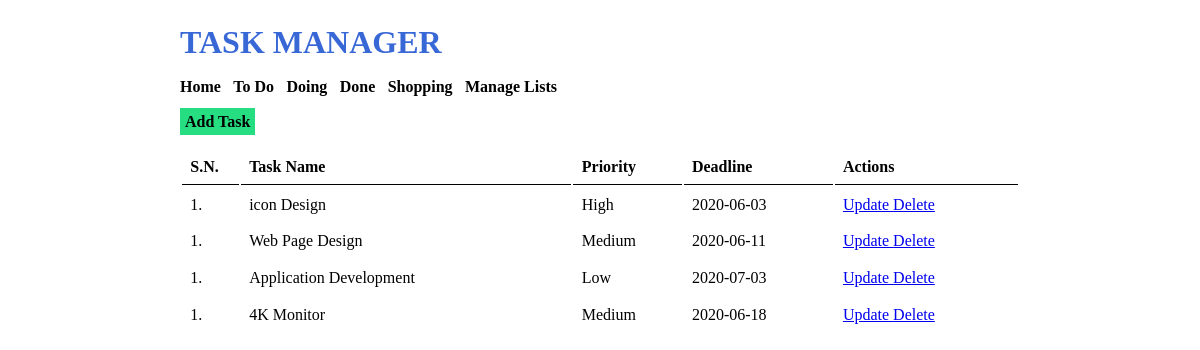
Page /list-task.php?list_id=1 on the committed database.
### tables this page shows
CREATE TABLE `tbl_lists` (
  `list_id` int(10) UNSIGNED NOT NULL,
  `list_name` varchar(50) NOT NULL,
  `list_description` varchar(150) DEFAULT NULL
);

CREATE TABLE `tbl_tasks` (
  `task_id` int(10) UNSIGNED NOT NULL,
  `task_name` varchar(150) NOT NULL,
  `task_description` text NOT NULL,
  `list_id` int(11) NOT NULL,
  `priority` varchar(10) NOT NULL,
  `deadline` date NOT NULL
);

### list-task.php (the view, shortened to what this page needs)
<?php
    $list_id_url = $_GET['list_id'];
?>
<html>
    <head>
        <link rel="stylesheet" href="<?php echo SITEURL; ?>css/style.css" />
    </head>
    <body>
        <div class="wrapper">
        <h1>TASK MANAGER</h1>
        <div class="menu">
            <a href="<?php echo SITEURL; ?>">Home</a>
            <?php
                $conn2 = mysqli_connect(LOCALHOST, DB_USERNAME, DB_PASSWORD) or die(mysqli_error());
                $sql2 = "SELECT * FROM tbl_lists";
                $res2 = mysqli_query($conn2, $sql2);
                if($res2==true)
                {
                    while($row2=mysqli_fetch_assoc($res2))
                    {
                        $list_id = $row2['list_id'];
                        $list_name = $row2['list_name'];
                        ?>
                        <a href="<?php echo SITEURL; ?>list-task.php?list_id=<?php echo $list_id; ?>"><?php echo $list_name; ?></a>
                        <?php
                    }
                }
            ?>
            <a href="<?php echo SITEURL; ?>manage-list.php">Manage Lists</a>
        </div>
        <div class="all-task">
            <a class="btn-primary" href="<?php echo SITEURL; ?>add-task.php">Add Task</a>
            <table class="tbl-full">
                <tr>
                    <th>S.N.</th>
                    <th>Task Name</th>
                    <th>Priority</th>
                    <th>Deadline</th>
                    <th>Actions</th>
                </tr>
                <?php
                    $conn = mysqli_connect(LOCALHOST, DB_USERNAME, DB_PASSWORD) or die(mysqli_error());
                    $sql = "SELECT * FROM tbl_tasks WHERE list_id=$list_id_url";
                    $res = mysqli_query($conn, $sql);
                    if($res==true)
                    {
                        $count_rows = mysqli_num_rows($res);
                        if($count_rows>0)
                        {
                            while($row=mysqli_fetch_assoc($res))
                            {
                                $task_id = $row['task_id'];
                                $task_name = $row['task_name'];
                                $priority = $row['priority'];
                                $deadline = $row['deadline'];
                                ?>
                                <tr>
                                    <td>1. </td>
                                    <td><?php echo $task_name; ?></td>
                                    <td><?php echo $priority; ?></td>
                                    <td><?php echo $deadline; ?></td>
                                    <td>
                                        <a href="<?php echo SITEURL; ?>update-task.php?task_id=<?php echo $task_id; ?>">Update </a>
                                    <a href="<?php echo SITEURL; ?>delete-task.php?task_id=<?php echo $task_id; ?>">Delete</a>
                                    </td>
                                </tr>
                                <?php
                            }
                        }
                        else
                        {
                            ?>
                            <tr>
                                <td colspan="5">No Tasks added on this list.</td>
                            </tr>
                            <?php
                        }
                    }
                ?>
            </table>
        </div>
        </div>
    </body>
</html>

### css/style.css (style rules this page uses)
* { margin: 0; padding: 0; font-family: verdana; }
.wrapper { width: 70%; margin: 0 auto; padding: 2%; }
h1 { color: #3867d6; margin-bottom: 2%; }
.menu { margin-bottom: 2%; }
.menu a { font-weight: bold; margin-right: 1%; color: black; text-decoration: none; }
.btn-primary { background-color: #26de81; padding: 5px; font-weight: bold; text-decoration: none; color: black; }
.tbl-full { width: 100%; }
table tr th { text-align: left; border-bottom: 1px solid black; padding: 1%; padding-top: 3%; }
table tr td { padding: 1%; }

### rows in the picture
tbl_lists: list_name "To Do"
tbl_lists: list_name "Doing"
tbl_lists: list_name "Done"
tbl_lists: list_name "Shopping"
tbl_tasks: task_name "icon Design", priority "High", deadline "2020-06-03"
tbl_tasks: task_name "Web Page Design", priority "Medium", deadline "2020-06-11"
tbl_tasks: task_name "Application Development", priority "Low", deadline "2020-07-03"
tbl_tasks: task_name "4K Monitor", priority "Medium", deadline "2020-06-18"
